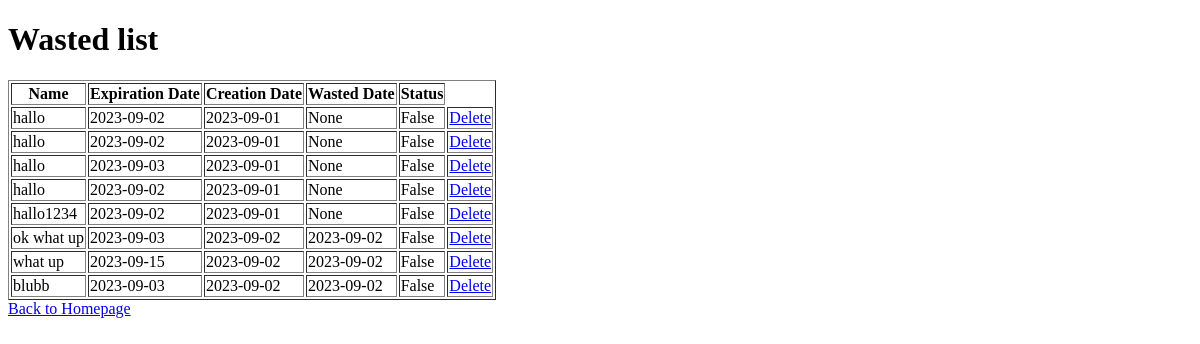
/wasted_product_list, run on an earlier commit of the app's database.
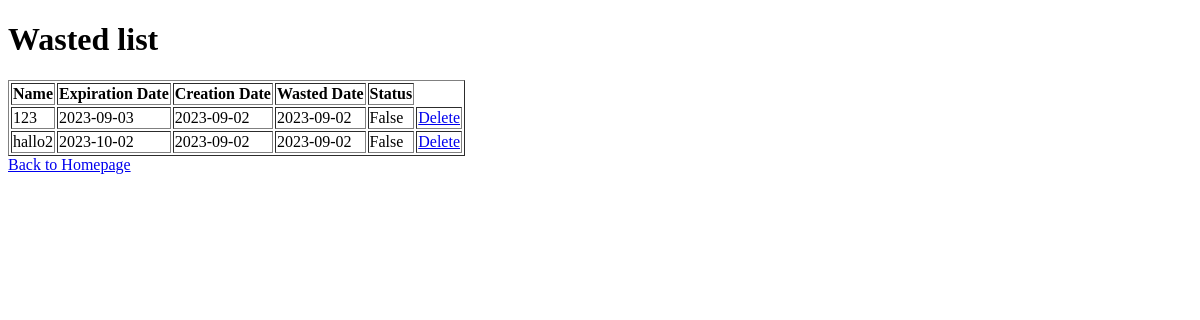
And on a later commit of the database.
### app.py (models this page shows, shortened)
class Product(db.Model):
    id = db.Column(db.Integer, primary_key=True)
    product_name = db.Column(db.String(200), nullable=False)
    date_created = db.Column(db.DateTime, default=datetime.utcnow)
    date_wasted = db.Column(db.DateTime, default=datetime.utcnow)
    expiration_date = db.Column(db.Date)
    status = db.Column(db.Boolean, default=True)

### app.py (the view)
@app.route('/wasted_product_list', methods=['GET', 'POST'])
def wasted_product_list():
    products = Product.query.filter_by(
        status=False).order_by(Product.date_created).all()
    return render_template("wasted_product_list.html", products=products)

### templates/wasted_product_list.html (shortened to what this page needs)
{% extends 'base.html' %}
{% block body %}
<div class="content">
    <h1>Wasted list</h1>
    {% if products|length < 1 %}
    <h4>There are no products.</h4>
    {% else %}
    <table border="1">
        <tr>
            <th>Name</th>
            <th>Expiration Date</th>
            <th>Creation Date</th>
            <th>Wasted Date</th>
            <th>Status</th>
        </tr>
        {% for product in products %}
        <tr>
            <td>{{ product.product_name }}</td>
            <td>{{ product.expiration_date }}</td>
            <td>{{ product.date_created.strftime('%Y-%m-%d') }}</td>
            {% if product.date_wasted != None %}
                <td>{{ product.date_wasted.strftime('%Y-%m-%d') }}</td>
            {% endif %}
            {% if product.date_wasted == None %}
                <td>None</td>
            {% endif %}
            <td>{{ product.status }}</td>
            <td>
                <a href="/delete_product/{{product.id}}">Delete</a>
            </td>
        </tr>
        {% endfor %}
    </table>
    {% endif %}
    <a href="/">Back to Homepage</a>
</div>
{% endblock %}

### templates/base.html (shortened to what this page needs)
<!DOCTYPE html>
<html lang="en">
<head>
    <link rel="stylesheet" href="{{ url_for('static', filename='css/main.css')}}">
</head>
<body>
    {% block body %} {% endblock %}
</body>
</html>

What changed in the data, as far as the page shows it:
removed Product: product_name "hallo", expiration_date "2023-09-02", date_created "2023-09-01", shows "None", status "False"
removed Product: product_name "hallo", expiration_date "2023-09-02", date_created "2023-09-01", shows "None", status "False"
removed Product: product_name "hallo", expiration_date "2023-09-03", date_created "2023-09-01", shows "None", status "False"
removed Product: product_name "hallo", expiration_date "2023-09-02", date_created "2023-09-01", shows "None", status "False"
removed Product: product_name "hallo1234", expiration_date "2023-09-02", date_created "2023-09-01", shows "None", status "False"
removed Product: product_name "ok what up", expiration_date "2023-09-03", date_created "2023-09-02", date_wasted "2023-09-02", status "False"
removed Product: product_name "what up", expiration_date "2023-09-15", date_created "2023-09-02", date_wasted "2023-09-02", status "False"
removed Product: product_name "blubb", expiration_date "2023-09-03", date_created "2023-09-02", date_wasted "2023-09-02", status "False"
added Product: product_name "123", expiration_date "2023-09-03", date_created "2023-09-02", date_wasted "2023-09-02", status "False"
added Product: product_name "hallo2", expiration_date "2023-10-02", date_created "2023-09-02", date_wasted "2023-09-02", status "False"
